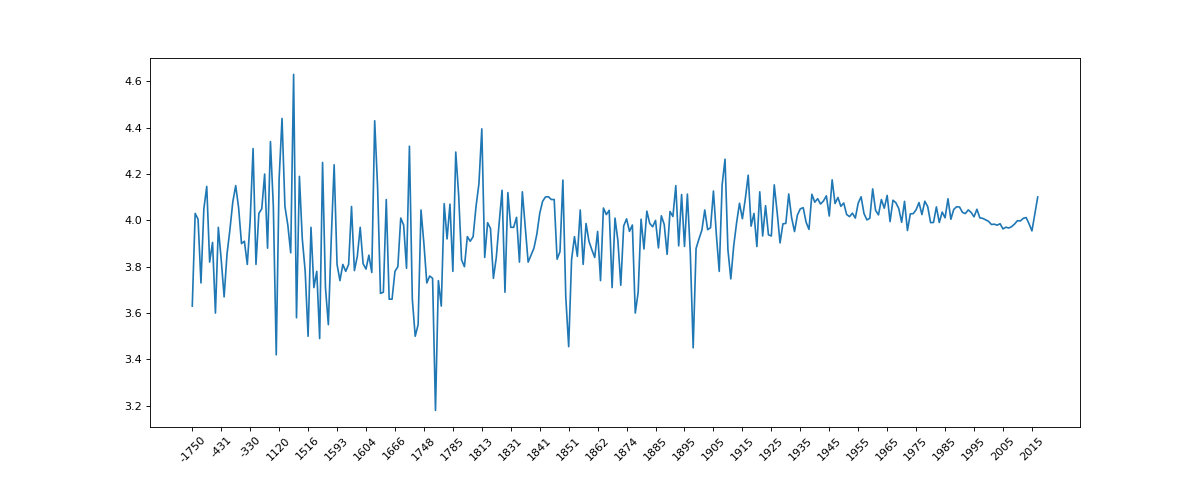

The Python source for this figure:
import pandas as pd
from matplotlib import pyplot as plt
 
pd.set_option('display.max_columns', None)
 
df = pd.read_csv('books.csv')
# print(df.info())
data = df[pd.notnull(df['original_publication_year'])]
grouped = data.groupby(by='original_publication_year').count()['title']
# print(grouped)
 
grouped1 = data.average_rating.groupby(by=data['original_publication_year']).mean()
# print(grouped1)
 
_x = grouped1.index
_y = grouped1.values
 
plt.figure(figsize=(15,6),dpi=80)
plt.plot(range(len(_x)),_y)
plt.xticks(range(len(_x))[::10],_x[::10].astype(int),rotation=45)
plt.savefig("books.png")
plt.show()